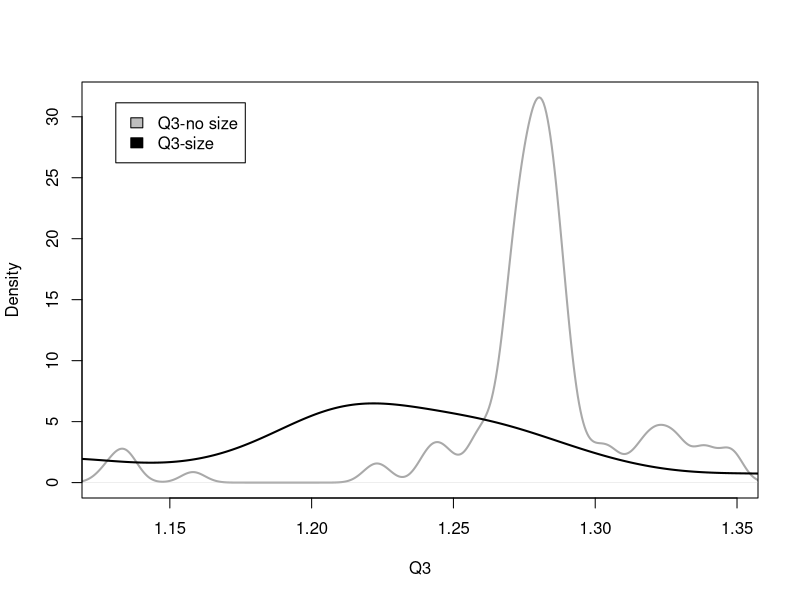
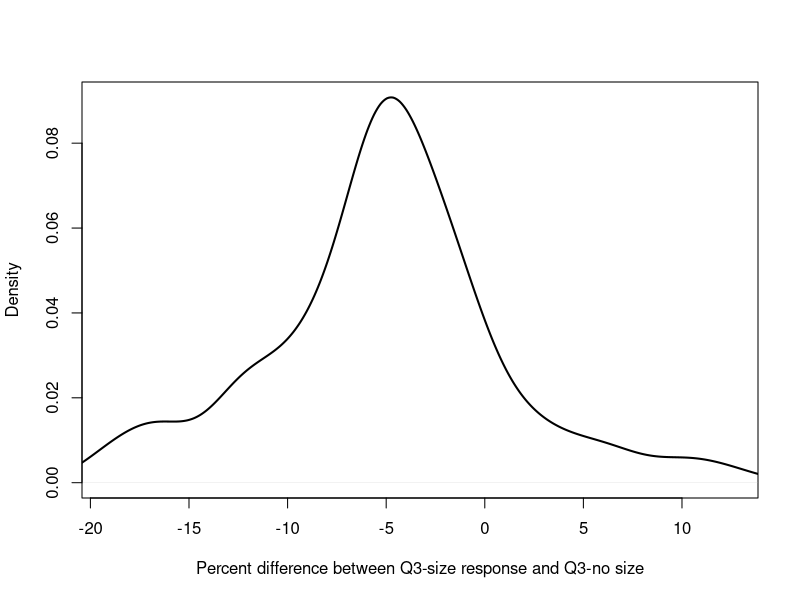
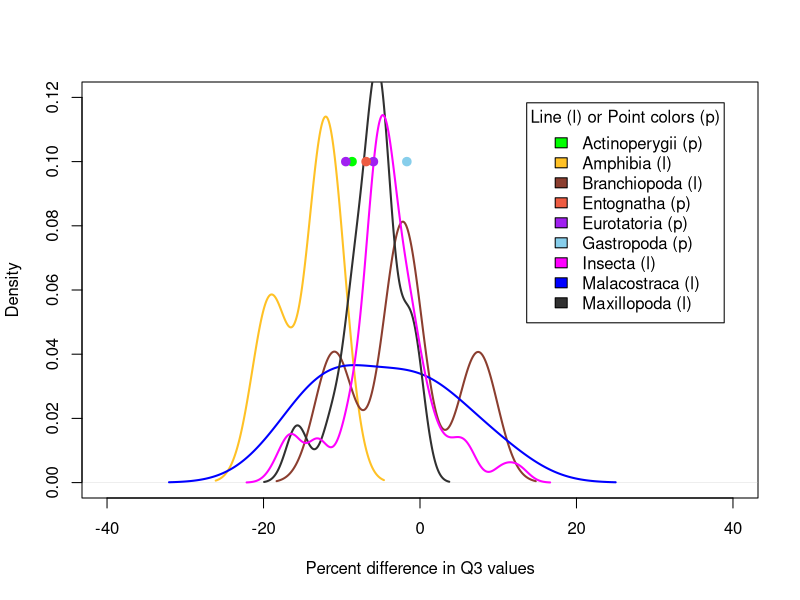
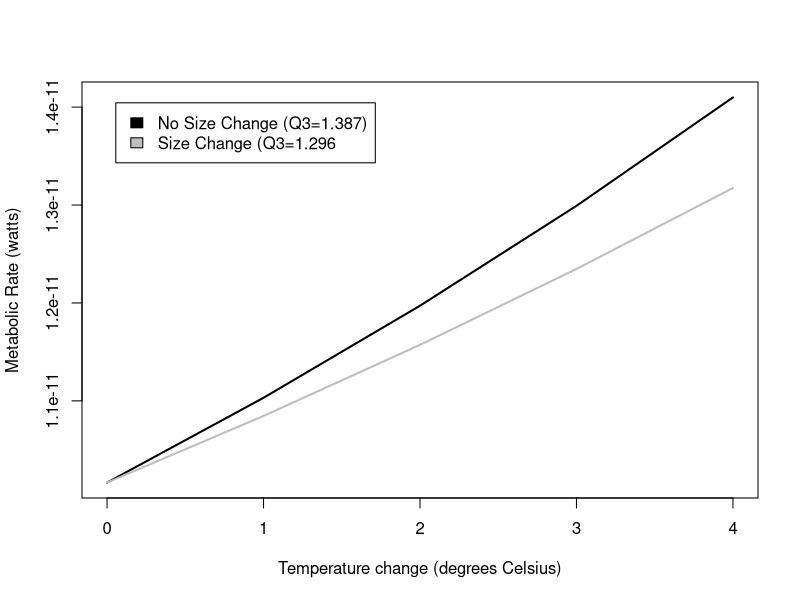
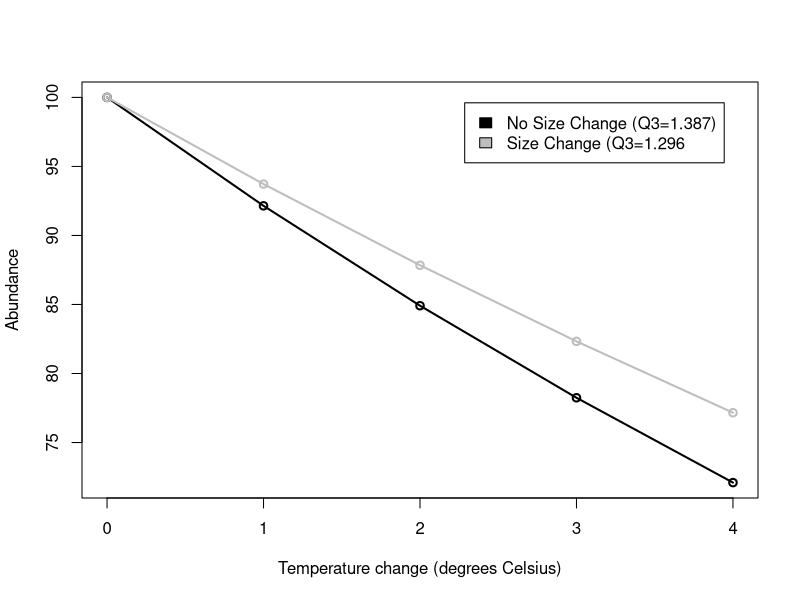
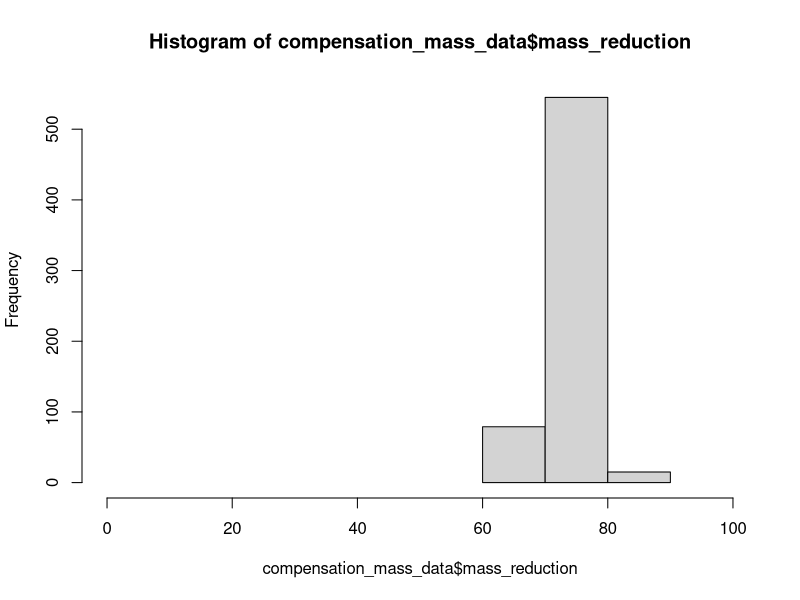
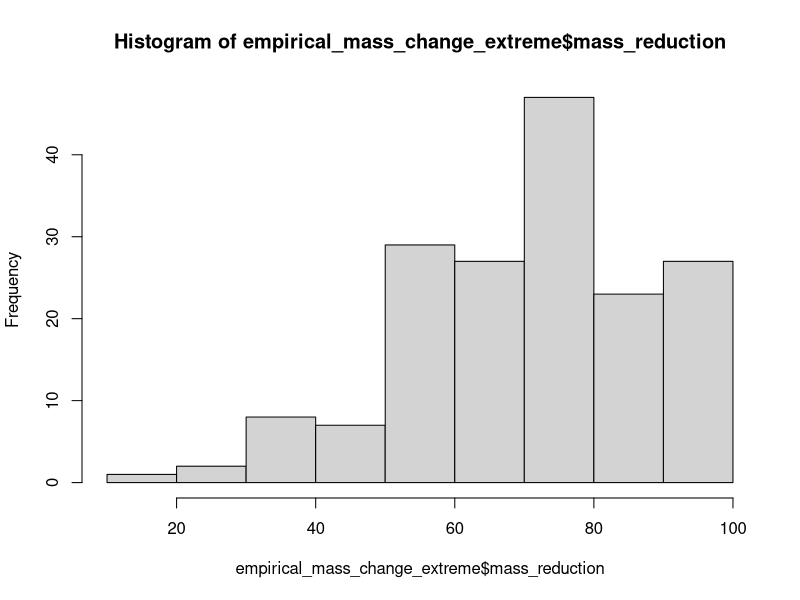
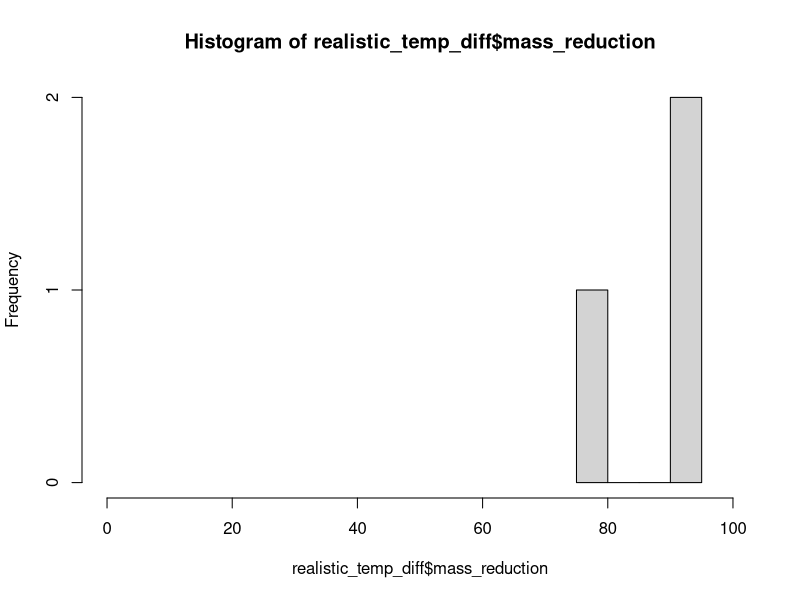

The R source for these figures, in order:

#--------------CALCULATING EXPONENTS AND ACTIVATION ENERGY FOR METABOLIC EQUATIONS-------------------------------

### For the metabolic rate equation Metabolic Rate = constant * (Mass ^exponent) * e ^ Activation Energy/kt
### This section uses metabolic rate, temperature, and size data to calculated fitted exponent and activation
### energy for the taxonomic classes for which we could find data. 

##-----------------------------ANALYSES WITH MAKRIEVA DATA FOR Branchiopoda Malacostraca and Maxillopoda---------------
MR_data = read.csv("Class_metabolicrates_Makrievadata.csv", stringsAsFactors = FALSE)
Class_list=unique(MR_data$Class)
InvK=1/(273.15+MR_data$TC) #getting all the units correct
Mkg=MR_data$Mg/1000
W=MR_data$qWkg*Mkg
MR_data = cbind(MR_data, InvK, W)

#obtaining class-specific exponents for metabolic rate scaling for Branchiopoda Malacostraca and Maxillopoda
class_slopes=c()
for (current_class in Class_list){
  Class_data=subset(MR_data, MR_data$Class == current_class)
  basic=lm(log(Class_data$W) ~ log(Class_data$Mg) + Class_data$InvK)
  Mslope=basic$coefficients[2]
  Tslope=basic$coefficients[3]
  Ea=Tslope*0.00008617
  class_slopes=rbind(class_slopes, c(current_class, Mslope, Tslope, Ea))
}

##-----------------------------ANALYSES WITH WHITE DATA FOR AMPHIBIANS--------------------------------------------
MR_Amphi = read.csv("Whiteetal_Amphibiandata.csv", stringsAsFactors = FALSE)
A_InvK=1/(273.15+MR_Amphi$TC)
A_Mkg=MR_Amphi$Mg/1000
MR_Amphi = cbind(MR_Amphi, A_InvK, A_Mkg)
A_basic=lm(log(MR_Amphi$Watts) ~ log(MR_Amphi$A_Mkg) + MR_Amphi$A_InvK)
Mslope=A_basic$coefficients[2]
Tslope=A_basic$coefficients[3]
Ea=Tslope*0.00008617
class_slopes=rbind(class_slopes, c("Amphibia", Mslope, Tslope, Ea))
class_slopes=as.data.frame(class_slopes, stringsAsFactors = FALSE)

##-----------------------------ANALYSES WITH GILLOOLY DATA FOR FISH-----------------------------------------------

#obtaining super-class-specific exponents for metabolic rate scaling in fish
MR_fish = read.csv("gillooly_fish.csv", stringsAsFactors = FALSE)
f_Mkg=MR_fish$Mg/1000
MR_fish = cbind(MR_fish, f_Mkg)
F_basic=lm(log(MR_fish$W) ~ log(MR_fish$f_Mkg) + MR_fish$invK)
Mslope=F_basic$coefficients[2]
Tslope=F_basic$coefficients[3]
Ea=Tslope*0.00008617
class_slopes=rbind(class_slopes, c("Actinoperygii", Mslope, Tslope, Ea))
class_slopes=as.data.frame(class_slopes, stringsAsFactors = FALSE)

##----------------CLEANING UP DATAFRAME WITH CLASS-SPECIFIC PARAMETERS FOR METABOLIC EQUATION------------------------

#removing unneccesary column and renaming columns
class_values=class_slopes[c(-3)]
names(class_values)[names(class_values) == "V1"] = "Class"
names(class_values)[names(class_values) == "log(Class_data$Mg)"] = "exponent"
names(class_values)[names(class_values) == "Class_data$InvK"] = "Ea"

##---------------ADDING Insecta VALUES FROM CHOWN AND THEORY VALUES FOR REMAINING CLASSES------------------------------
I_class="Insecta"
other_class=c("Gastropoda","Eurotatoria", "Entognatha")
I_slope=0.75
I_Ea=-0.62
Other_Ea=-0.63
other_values=cbind(I_class,I_slope,I_Ea)
for (current_class in other_class){
  current_values=cbind(current_class,I_slope,Other_Ea)
  other_values=rbind(other_values, current_values)
}

other_values=as.data.frame(other_values)
names(other_values)[names(other_values) == "I_class"] = "Class"
names(other_values)[names(other_values) == "I_slope"] = "exponent"
names(other_values)[names(other_values) == "I_Ea"] = "Ea"
class_values=rbind(class_values, other_values)
class_values1= transform(class_values, exponent = as.numeric(exponent), Ea = as.numeric(Ea))

#----------------------Q10 CALCULATIONS---------------------------------------

TSD_data = read.csv("MTEEcto_data.csv", stringsAsFactors = FALSE, fileEncoding = "latin1")
#stringsAsFactors prevents R from reading strings as factors, which mucks up further analysis
#must re-encode data to properly read in data file

##-------------------EXTRACTING SPECIES AND REPLICATE INFO--------------------

### Within a scientific paper, the body size-temperature study may have replicated
### experiments or have slightly different experiments that were conducted. Each experiment
### is called a replicate and was given a unique identifier in "MTEEcto_data.csv". This 
### section of code extracts information so that each replicate can be analyzed separately

replicate=unique(TSD_data$studyID)
rep_linker=c()

#extracting species and replicate info
for (current_replicate in replicate){
  replicate_data = subset(TSD_data, TSD_data$studyID == current_replicate)
  replicate_species= unique(replicate_data$Species)
  replicate_class=unique(replicate_data$Class)
  rep_linker=rbind(rep_linker, c(current_replicate, replicate_species, replicate_class))
}
rep_linker_sort= rep_linker[order(rep_linker[,2], rep_linker[,1]),]
#write.table(rep_linker_sort, file = "rep_linker.csv", sep = ",", col.names = TRUE)
class_uniquereplicate=unique(rep_linker_sort[,1])

##---------------------------CALCULATING METABOLIC RATES FOR TEMPERATURE/SIZE COMBOS FROM DATA----------------------

### This section pulls out the size-temperature data and metabolic rate parameters for a specific taxonomic class
### It extracts the data from a unique replicate. FOr that replicate it uses the size-temperature data to calculates 
### metabolic rates for the following cases: 1) no size change as temperature increases, 2) size and temperature increase
### as observed in the data. 

MTE_allreps=c()
#unused empty vector?
MTE_allcompare=c()
Classes_all=unique(TSD_data$Class)

for (index_class in Classes_all){
  class_TSD= subset(TSD_data, TSD_data$Class == index_class)
  class_MTE= subset(class_values1, class_values1$Class == index_class)
  class_replicate=unique(class_TSD$studyID)
    
    for (index_replicate in class_replicate){
      MTE_repdata=c()
      current_data= subset (class_TSD, class_TSD$studyID == index_replicate)
      temps=unique(current_data$temp)
 
        for (current_temp in temps){
          min_mass=current_data$mass[current_data$temp==current_temp]
          repeater=length(temps)
          MTE_initial=(min_mass^(class_MTE$exponent))*(exp(((class_MTE$Ea)/(.00008617*(current_temp+273.15)))))
          MTE_nochange=min_mass^(class_MTE$exponent)*exp(class_MTE$Ea/(.00008617*(temps+273.15)))
          MTE_change=(current_data$mass^(class_MTE$exponent))*(exp(((class_MTE$Ea)/(.00008617*(temps+273.15)))))
          rep_vector=c(rep(index_replicate,repeater))
          Tmin_vector=c(rep(current_temp, repeater))
          MTE_repdata=cbind(temps,Tmin_vector, MTE_initial, MTE_nochange, MTE_change)
          MTE_repdata=as.data.frame(MTE_repdata)
          MTE_rep=data.frame(cbind(MTE_repdata, rep_vector), stringsAsFactors=FALSE)
          MTE_allreps=rbind(MTE_allreps, MTE_rep)     
          }
     }
}

temp_diff=MTE_allreps$temps-MTE_allreps$Tmin_vector
MTE_allreps=cbind(MTE_allreps, temp_diff)
warming= subset (MTE_allreps, MTE_allreps$temp_diff > 0) #cleans out decreasing temperature situations

##-----------------CALCULATING AVG REPLICATE Q3 FOR THE GENERATED TEMPERATURE-METABOLIC RATE DATA------------------

### Using the temperature-metabolic rate data generated above and stored in the dataframe 'warming'
### to calculate an average Q3 value for each replicate

#change 4*C change to 3*C change

Q_nochange=(warming$MTE_nochange/warming$MTE_initial)^(3/warming$temp_diff)
Q_change=(warming$MTE_change/warming$MTE_initial)^(3/warming$temp_diff) 
Q_diff=100*((Q_change/Q_nochange)-1)

Q_file=c()
Q_file=cbind(warming, Q_nochange, Q_change, Q_diff)
#write.table(Q_file, file = "ClassQ_file.csv", sep = ",", col.names = TRUE)
#END RAW DATAFILE CREATION

#Average Q for each study
rep_avgs=c()
for (unique_rep in class_uniquereplicate){
  rep_subset= subset (Q_file, Q_file$rep_vector == unique_rep) 
  #sp_name= rep_linker_sort[,2][ which (rep_linker_sort[,1] == unique_rep),]
  sp_name= subset(rep_linker_sort, rep_linker_sort[,1] == unique_rep,)
  avg_Q_nochange=mean(rep_subset$Q_nochange)
  avg_Q_change=mean(rep_subset$Q_change)
  rep_avgs=rbind(rep_avgs, c(unique_rep, avg_Q_nochange,avg_Q_change, sp_name))
}
 rep_avgs_1=  as.data.frame(rep_avgs, stringsAsFactors = FALSE)
 rep_avgs_2= transform(rep_avgs_1, V2 = as.numeric(V2), V3 = as.numeric(V3))
write.table(rep_avgs_2, file = "class_rep_avgs_2.csv", sep = ",", col.names = TRUE)


##---------------------------AVERAGE Q3 FOR EACH SPECIES-------------------------------------------

### If more than one replicate for a species, calculates an average across the replciates so that
### each species only has one resulting datapoint

Q_1=c()
species=unique(rep_avgs_2$V5)
for (current_sp in species){
  sp_subset= subset (rep_avgs_2, rep_avgs_2$V5 == current_sp) 
  sp_class=unique(sp_subset[,6])
  sp_Q_nochange=mean(sp_subset[,2])
  sp_Q_change=mean(sp_subset[,3])
  Q_1=rbind(Q_1, c(current_sp, sp_class, sp_Q_nochange, sp_Q_change))
}

Q_2=  as.data.frame(Q_1, stringsAsFactors = FALSE)
Q_sp= transform(Q_2, V3 = as.numeric(V3), V4 = as.numeric(V4))
Q_diff=100*((Q_sp$V4/Q_sp$V3)-1)
ClassQ_sp=cbind(Q_sp, Q_diff)
ClassQ_sp=ClassQ_sp[order(ClassQ_sp[,2], ClassQ_sp[,1]),]
ClassQ_sp=  as.data.frame(ClassQ_sp, stringsAsFactors = FALSE)

names(ClassQ_sp)[names(ClassQ_sp) == "V1"] = "Species"
names(ClassQ_sp)[names(ClassQ_sp) == "V2"] = "Class"
names(ClassQ_sp)[names(ClassQ_sp) == "V3"] = "Q3_noTSR"
names(ClassQ_sp)[names(ClassQ_sp) == "V4"] = "Q3_TSR"
ClassQ_sp= transform(ClassQ_sp, Q_diff = as.numeric(Q_diff))
write.table(ClassQ_sp, file = "ClassQ_sp.csv", sep = ",", col.names = TRUE)

#-------------------------SUMMARY STATS AND GRAPHS -------------------------
mean_Q3noTSR=mean(ClassQ_sp$Q3_noTSR)
mean_Q3TSR=mean(ClassQ_sp$Q3_TSR)
t.test(ClassQ_sp$Q3_noTSR,ClassQ_sp$Q3_TSR, paired=TRUE )
mean_Qdiff=mean(ClassQ_sp$Q_diff)

Qdiff.gt10=subset(ClassQ_sp, ClassQ_sp$Q_diff > 10)
Qdiff.lt10=subset(ClassQ_sp, ClassQ_sp$Q_diff < -10)
Qdiff.lt15=subset(ClassQ_sp, ClassQ_sp$Q_diff < -15)
Qdiff.lt20=subset(ClassQ_sp, ClassQ_sp$Q_diff < -20)
num.sp.gt.10.Qdiff=length(Qdiff.gt10$Q_diff)
num.sp.lt.10.Qdiff=length(Qdiff.lt10$Q_diff)
num.sp.lt.15.Qdiff=length(Qdiff.lt15$Q_diff)
num.sp.lt205.Qdiff=length(Qdiff.lt20$Q_diff)
num.sp=length(ClassQ_sp$Q_diff)

#graph of TSR and no TSR distributions - all classes pooled
yes_range=range(ClassQ_sp$Q3_noTSR)
plot(density(ClassQ_sp$Q3_noTSR), xlim = yes_range, main="", col="dark grey", lwd=2, 
    xlab="Q3")
lines(density(ClassQ_sp$Q3_TSR), lwd=2)
legend("topleft", inset=.05, c("Q3-no size", "Q3-size"), fill=c("grey", "black"))

#graph of percent change in Q3 - all classes pooled
yes_range=range(ClassQ_sp$Q_diff)
plot(density(ClassQ_sp$Q_diff), xlim = yes_range, main="", col="black", lwd=2, 
    xlab="Percent difference between Q3-size response and Q3-no size")

#Class-specific graph and results
Actinoperygii=subset(ClassQ_sp, ClassQ_sp$Class == "Actinoperygii")
Amphibia=subset(ClassQ_sp, ClassQ_sp$Class == "Amphibia")
Branchiopoda =subset(ClassQ_sp, ClassQ_sp$Class == "Branchiopoda")
Insecta =subset(ClassQ_sp, ClassQ_sp$Class == "Insecta")
Malacostraca=subset(ClassQ_sp, ClassQ_sp$Class == "Malacostraca")
Maxillopoda=subset(ClassQ_sp, ClassQ_sp$Class == "Maxillopoda")
Gastropoda=subset(ClassQ_sp, ClassQ_sp$Class == "Gastropoda")
Eurotatoria=subset(ClassQ_sp, ClassQ_sp$Class == "Eurotatoria")
Entognatha=subset(ClassQ_sp, ClassQ_sp$Class == "Entognatha")

Q_diff_range=c(-40,40)
y_range=c(0,.12)
plot(density(Amphibia$Q_diff), xlim=Q_diff_range, ylim=y_range, lwd=2, main="", col="goldenrod1",  
    xlab="Percent difference in Q3 values")
lines(density(Branchiopoda$Q_diff), lwd=2, col="coral4")
lines(density(Malacostraca$Q_diff),lwd=2, col="blue" )
lines(density(Maxillopoda$Q_diff), lwd=2, col="grey19")
lines(density(Insecta$Q_diff), lwd=2, col="magenta")
points(Gastropoda$Q_diff, .1, lwd=2, col="skyblue", pch=19)
points(Actinoperygii$Q_diff, .1, lwd=2, col="green", pch=19)
points(Eurotatoria$Q_diff, c(.1, .1), lwd=2, col="purple", pch=19)
points(Entognatha$Q_diff, .1, lwd=2, col="tomato2", pch=19)

legend("topright", inset=.05, title="Line (l) or Point colors (p)",c("Actinoperygii (p)", "Amphibia (l)", 
  "Branchiopoda (l)","Entognatha (p)", "Eurotatoria (p)","Gastropoda (p)","Insecta (l)", "Malacostraca (l)", "Maxillopoda (l)"), 
  fill=c("green", "goldenrod1", "coral4", "tomato2", "purple", "skyblue", "magenta", "blue", "grey19" ),)

Qdiff_Amphibia=mean(Amphibia$Q_diff)
Qdiff_Branchiopoda=mean(Branchiopoda$Q_diff)
Qdiff_Malacostraca=mean(Malacostraca$Q_diff)
Qdiff_Maxillopoda=mean(Maxillopoda$Q_diff)
Qdiff_Insecta=mean(Insecta$Q_diff)
Qdiff_Gastropoda=mean(Gastropoda$Q_diff)
Qdiff_Actinoperygii=mean(Actinoperygii$Q_diff)
Qdiff_Eurotatoria=mean(Eurotatoria$Q_diff)
Qdiff_Entognatha=mean(Entognatha$Q_diff)

#Exemplar graph for metabolic rate differences using Drosphila
Dmelano=subset(warming, warming$rep_vector == "TM61D")
DM_tmin=min(Dmelano$Tmin_vector)
DM_initialR1_1=Dmelano$MTE_initial[Dmelano$Tmin_vector == DM_tmin]
DM_initialR1=unique(DM_initialR1_1)

x=seq(0,4, 1)
plot(x, DM_initialR1*(1.387^(x/4)), type="l", lwd=2, xlab="Temperature change (degrees Celsius)",
     ylab="Metabolic Rate (watts)")
lines(x, DM_initialR1*(1.296^(x/4)), col="gray",lwd=2)
legend("topleft", inset=.05, c("No Size Change (Q3=1.387)", "Size Change (Q3=1.296"), fill=c("black", "gray"))

R2_TSR=DM_initialR1*(1.296^(x/4))
R2_noTSR=DM_initialR1*(1.387^(x/4))
Initial_N=100
Initial_E=Initial_N*DM_initialR1

N_TSR=Initial_E/R2_TSR
N_noTSR=Initial_E/R2_noTSR
N.data=cbind(x, R2_TSR, R2_noTSR, N_TSR, N_noTSR)
N.data= transform(N.data, x = as.numeric(x))

plot(N.data$x, N.data$N_noTSR, type="o", lwd=2, xlab="Temperature change (degrees Celsius)",
     ylab="Abundance")
lines(N.data$x, N.data$N_TSR, type="o", lwd=2, col="gray")
legend("topright", inset=.05, c("No Size Change (Q3=1.387)", "Size Change (Q3=1.296"), fill=c("black", "gray"))

                      
##-----------------CALCULATE COMPENSATION BODY MASS----------------------------------

### Using metabolic rates for initial mass and temperature, which have already ("MTE_initial") 
### been calculated, to determine what mass each species would need to be to compensate for a
### 3*C increase in temperature. 


#create dataframe containing initial temp & mass rows for each replicate with calculated
# metabolic rate from warming data frame
compensation_mass_calcs = unique(warming[,c("rep_vector", "Tmin_vector", "MTE_initial")])
colnames(compensation_mass_calcs) = c("rep_vector", "initial_temp", "initial_MetRate")

#add original data to new dataframe
compensation_mass_data = merge(compensation_mass_calcs, TSD_data, by.x=c("rep_vector", "initial_temp"), 
                               by.y=c("studyID", "temp"))
names(compensation_mass_data)[names(compensation_mass_data) == "mass"] = "initial_mass"
compensation_mass_data = compensation_mass_data[order(compensation_mass_data$Species),]

#add increased temperature to dataframe
compensation_mass_data$comp_temp = compensation_mass_data$initial_temp + 3

#add class-specific exponent and activation energy (from class_values1) to dataframe
getting_class_values = class_values1[match(compensation_mass_data$Class, class_values1$Class),]
compensation_mass_data = cbind(compensation_mass_data, getting_class_values$exponent, getting_class_values$Ea)
names(compensation_mass_data)[names(compensation_mass_data) == "getting_class_values$exponent"] = "class_exponent"
names(compensation_mass_data)[names(compensation_mass_data) == "getting_class_values$Ea"] = "class_Ea"

#calculate compensation mass using rearranged MTE equation
compensation_mass_data$comp_mass = (compensation_mass_data$initial_MetRate / 
                                  (exp(compensation_mass_data$class_Ea / (.00008617 * 
                                  (compensation_mass_data$comp_temp + 273.15))))) ^ (1 / 
                                  compensation_mass_data$class_exponent)

#determine difference between initial mass and compensation mass (should be positive)
compensation_mass_data$mass_diff = compensation_mass_data$initial_mass - compensation_mass_data$comp_mass

#determine what percent of initial mass the compensation mass is
#see CompMassTest.xls for test of first replicate
#why are these all basically the same number? in 60%ish range; maybe driven by class exponent & Ea?
compensation_mass_data$mass_reduction = (compensation_mass_data$comp_mass / 
                                           compensation_mass_data$initial_mass) * 100
hist(compensation_mass_data$mass_reduction, breaks=2, xlim=c(0,100))

#attempt to compare mass reduction percents for each class
insect_class = compensation_mass_data[compensation_mass_data$Class == "Insecta",]

#histograms for each class' mass reduction
pdf("ClassMassReduction.pdf")
par(mfrow=c(3,3))

for (current_class in class_values1$Class){
  class_subset = subset(compensation_mass_data, compensation_mass_data$Class == current_class)
  hist(class_subset$mass_reduction, xlim=c(50,90), main=NULL)
  mtext(paste("Class:", class_subset$Class))
}

dev.off()

# #figures to compare initial and compensation masses
# #plot(rownames(compensation_mass_data), compensation_mass_data$initial_mass)
# initial_mass_hist = hist(compensation_mass_data$initial_mass)
# comp_mass_hist = hist(compensation_mass_data$comp_mass)
# plot(initial_mass_hist, breaks=seq(0,1000,by=20), col=rgb(0,0,1,1/4))
# plot(comp_mass_hist, breaks=seq(0,1000,by=20), col=rgb(1,0,0,1/4), add=T)

#averaging of compensation masses and comparison metrics

##-------------EMPIRICAL MASS CHANGES FOR EXTREME TEMP CHANGES------------------

# Calculate mass reduction for most extreme temperature changes in each of the 
# replicates to determine what magnitude of mass change is biologically feasible


# Get lowest and highest temperatures (and then corresponding masses) for each replicate
empirical_mass_change_extreme = c()
for(current_replicate in replicate){
  single_replicate = subset(TSD_data, TSD_data$studyID == current_replicate)
  highest_temperature = subset(single_replicate, single_replicate$temp == max(single_replicate$temp))
  lowest_temperature = subset(single_replicate, single_replicate$temp == min(single_replicate$temp))
  empirical_mass_change_extreme = rbind(empirical_mass_change_extreme, c(current_replicate, highest_temperature$temp, highest_temperature$mass, lowest_temperature$temp, lowest_temperature$mass))
}

# Necessary changes to make dataframe useful
empirical_mass_change_extreme = data.frame(empirical_mass_change_extreme)
names(empirical_mass_change_extreme) = c("studyID", "highest_temp", "highest_temp_mass", "lowest_temp", "lowest_temp_mass")
empirical_mass_change_extreme[,c("highest_temp", "highest_temp_mass", "lowest_temp", "lowest_temp_mass")] = as.numeric(as.character(unlist(empirical_mass_change_extreme[,c("highest_temp", "highest_temp_mass", "lowest_temp", "lowest_temp_mass")])))

# Get temperature difference between high and low temps for each replicate
empirical_mass_change_extreme$temp_difference = empirical_mass_change_extreme$highest_temp - empirical_mass_change_extreme$lowest_temp

# Get mass reduction value for each replicate, with any increase in body size resulting in null
empirical_mass_change_extreme$mass_reduction = (empirical_mass_change_extreme$highest_temp_mass / empirical_mass_change_extreme$lowest_temp_mass) * 100
empirical_mass_change_extreme$mass_reduction[empirical_mass_change_extreme$mass_reduction >= 100] = NA
hist(empirical_mass_change_extreme$mass_reduction)

# Create histogram for each of 3 temp difference categories:
#   Realistic range: 0-4 degrees
#   Low range: 0-10 degrees
#   Medium range: 10-20 degrees
#   High range: 20-30 degrees
realistic_temp_diff = subset(empirical_mass_change_extreme, empirical_mass_change_extreme$temp_difference <= 4)
low_temp_diff = subset(empirical_mass_change_extreme, empirical_mass_change_extreme$temp_difference < 10)
med_temp_diff = subset(empirical_mass_change_extreme, (10 <= empirical_mass_change_extreme$temp_difference) & (empirical_mass_change_extreme$temp_difference < 20))
high_temp_diff = subset(empirical_mass_change_extreme, empirical_mass_change_extreme$temp_difference >= 20)

hist(realistic_temp_diff$mass_reduction, xlim = c(0,100))
hist(low_temp_diff$mass_reduction, xlim = c(0,100))
hist(med_temp_diff$mass_reduction, xlim = c(0,100))
hist(high_temp_diff$mass_reduction, xlim = c(0,100))


##-------------EMPIRICAL MASS CHANGES FOR REALISTIC TEMP CHANGES--------------

# Calculate mass reduction for as many realistic temperature changes (i.e., 3*) 
# as there are in all of the replicates to determine what magnitude of mass change
# is realistic

# Turn unique row names into column in original dataset
TSD_data = data.frame(as.numeric(rownames(TSD_data)), TSD_data)
colnames(TSD_data)[1] = "row_names"

# Find all temperatures pairs, with unique identifiers, that differ by 3 degrees in each replicate
all_combinations = c()
for(current_replicate in replicate){
  single_replicate = subset(TSD_data, TSD_data$studyID == current_replicate)
  single_replicate_rownames_combos = combn(single_replicate$row_names, 2)
  single_replicate_rownames_combos = t(single_replicate_rownames_combos)
  single_replicate_temps_combos = combn(single_replicate$temp, 2)
  single_replicate_temps_combos = t(single_replicate_temps_combos)
  single_replicate_masses_combos = combn(single_replicate$mass, 2)
  single_replicate_masses_combos = t(single_replicate_masses_combos)
  single_replicate_combos = cbind(single_replicate_rownames_combos, single_replicate_temps_combos, single_replicate_masses_combos)
  single_replicate_combos = data.frame(single_replicate_combos)
  single_replicate_combos = cbind(current_replicate, single_replicate_combos)
  all_combinations = rbind(all_combinations, single_replicate_combos)
}

# Remove temperature pairs that differ by anything other than 3*
names(all_combinations) = c("studyID", "row_name_1", "row_name_2", "lower_temp", "higher_temp", "lower_temp_mass", "higher_temp_mass")
all_combinations$temp_diff = all_combinations$higher_temp - all_combinations$lower_temp
empirical_mass_change_realistic = subset(all_combinations, all_combinations$temp_diff == 3)

# Calculate mass reduction for realistic temperature change (i.e., 3*), replacing values over 100 w/ NA
empirical_mass_change_realistic$mass_reduction = (empirical_mass_change_realistic$higher_temp_mass / empirical_mass_change_realistic$lower_temp_mass) * 100
empirical_mass_change_realistic$mass_reduction[empirical_mass_change_realistic$mass_reduction >= 100] = NA
realistic_histogram = hist(empirical_mass_change_realistic$mass_reduction, breaks=3, xlim = c(0,100))
realistic_histogram$breaks
realistic_histogram$counts
(realistic_histogram$counts / sum(realistic_histogram$counts)) * 100

# Compare empirical realistic temperature change mass reduction to theoretical
theoretical_histogram = hist(compensation_mass_data$mass_reduction, breaks=2, xlim=c(0,100))
theoretical_histogram$breaks
theoretical_histogram$counts
(theoretical_histogram$counts / sum(theoretical_histogram$counts)) * 100

# Plot together
realistic_histogram = hist(empirical_mass_change_realistic$mass_reduction, breaks=3, xlim = c(0,100), ylim = c(0,200), col = "red")
theoretical_histogram = hist(compensation_mass_data$mass_reduction, breaks=2, xlim=c(0,100), add = T, col = "blue")


##-------------------Q10 CALCULATIONS ON 3* TEMP DIFF SUBSET--------------

# Get all columns from TSD_data into the subset dataset
all_subset_rownames = c(empirical_mass_change_realistic$row_name_1, empirical_mass_change_realistic$row_name_2)

three_degree_subset_data = c()
for (current_row_name in all_subset_rownames){
  subset_data = subset(TSD_data, TSD_data$row_names == current_row_name)
  three_degree_subset_data = rbind(three_degree_subset_data, subset_data)
}

# Code from previous Q10 analysis, just replaced TSD_data with three_degree_subset_data
replicate=unique(three_degree_subset_data$studyID)
rep_linker=c()

#extracting species and replicate info
for (current_replicate in replicate){
  replicate_data = subset(three_degree_subset_data, three_degree_subset_data$studyID == current_replicate)
  replicate_species= unique(replicate_data$Species)
  replicate_class=unique(replicate_data$Class)
  rep_linker=rbind(rep_linker, c(current_replicate, replicate_species, replicate_class))
}
rep_linker_sort= rep_linker[order(rep_linker[,2], rep_linker[,1]),]
#write.table(rep_linker_sort, file = "rep_linker.csv", sep = ",", col.names = TRUE)
class_uniquereplicate=unique(rep_linker_sort[,1])




